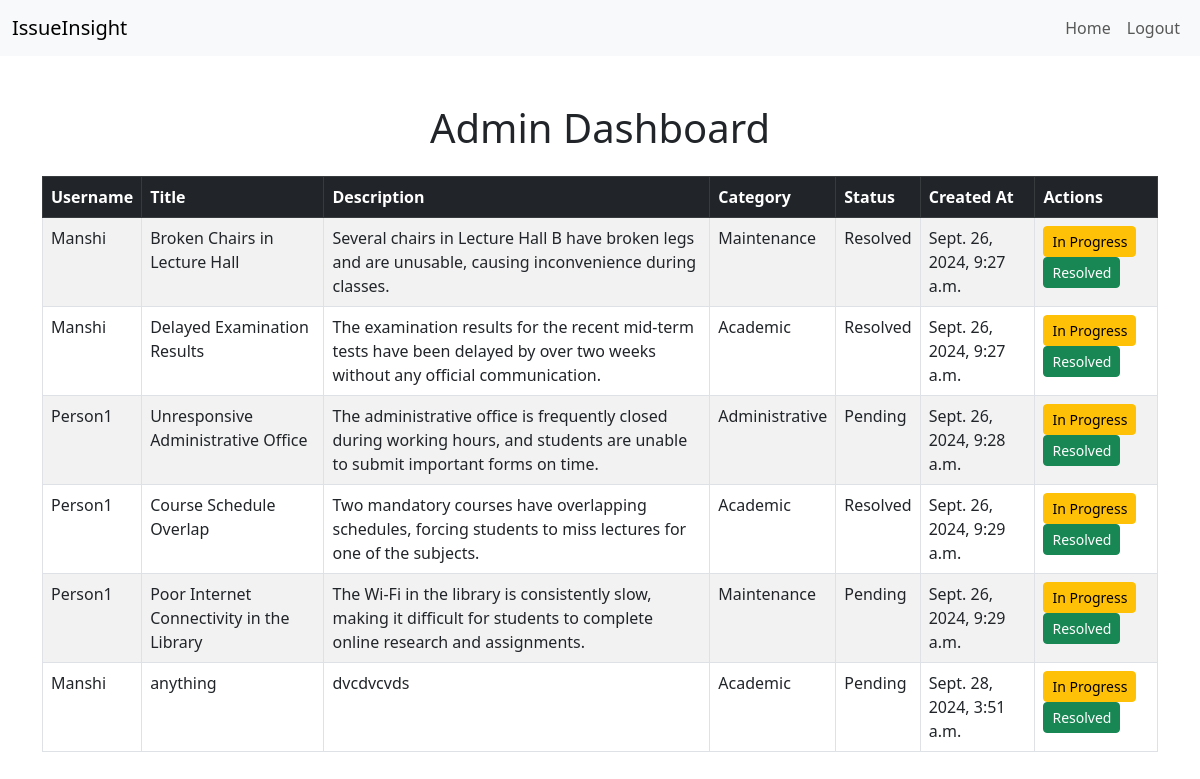
The app's page /admin_dashboard/ (signed in) with its own data.
### complaintApp/models.py (models this page shows)
class Complaint(models.Model):
    CATEGORY_CHOICES = [
        ('maintenance', 'Maintenance'),
        ('academic', 'Academic'),
        ('administrative', 'Administrative'),
    ]
    STATUS_CHOICES = [
        ('pending', 'Pending'),
        ('in_progress', 'In Progress'),
        ('resolved', 'Resolved'),
    ]
    user = models.ForeignKey(User, on_delete=models.CASCADE)
    title = models.CharField(max_length=100)
    description = models.TextField()
    category = models.CharField(max_length=20, choices=CATEGORY_CHOICES, default='maintenance')
    status = models.CharField(max_length=20, choices=STATUS_CHOICES, default='pending')
    attachment = models.FileField(upload_to='attachments/', null=True, blank=True)
    created_at = models.DateTimeField(auto_now_add=True)

### complaintApp/views.py (the view)
# urls.py: path('admin_dashboard/', views.admin_dashboard, name='admin_dashboard'),
@login_required
def admin_dashboard(request):
    if not request.user.is_staff:
        return redirect('home')
    complaints = Complaint.objects.all()
    return render(request, 'admin_dashboard.html', {'complaints': complaints})

### complaintApp/templates/admin_dashboard.html (shortened to what this page needs)
<!DOCTYPE html>
<html lang="en">
<head>
    <link href="https://cdn.jsdelivr.net/npm/bootstrap@5.3.0/dist/css/bootstrap.min.css" rel="stylesheet">
</head>
<body>
    <nav class="navbar navbar-expand-lg navbar-light bg-light">
        <div class="container-fluid">
            <a class="navbar-brand" href="#">IssueInsight</a>
            <div class="collapse navbar-collapse" id="navbarNav">
                <ul class="navbar-nav ms-auto">
                    <li class="nav-item">
                        <a class="nav-link" href="{% url 'home' %}">Home</a>
                    </li>
                    <li class="nav-item">
                        <a class="nav-link" href="{% url 'logout' %}">Logout</a>
                    </li>
                </ul>
            </div>
        </div>
    </nav>
    <div class="container mt-5">
        <h1 class="text-center mb-4">Admin Dashboard</h1>
        <div class="table-responsive">
            <table class="table table-striped table-bordered">
                <thead class="table-dark">
                    <tr>
                        <th>Username</th>
                        <th>Title</th>
                        <th>Description</th>
                        <th>Category</th>
                        <th>Status</th>
                        <th>Created At</th>
                        <th>Actions</th>
                    </tr>
                </thead>
                <tbody>
                    {% for complaint in complaints %}
                    <tr>
                        <td>{{ complaint.user.username }}</td>
                        <td>{{ complaint.title }}</td>
                        <td>{{ complaint.description }}</td>
                        <td>{{ complaint.get_category_display }}</td>
                        <td>{{ complaint.get_status_display }}</td>
                        <td>{{ complaint.created_at }}</td>
                        <td>
                            <a href="{% url 'update_complaint_status' complaint.id 'in_progress' %}" class="btn btn-warning btn-sm">In Progress</a>
                            <a href="{% url 'update_complaint_status' complaint.id 'resolved' %}" class="btn btn-success btn-sm">Resolved</a>
                        </td>
                    </tr>
                    {% endfor %}
                </tbody>
            </table>
        </div>
    </div>
</body>
</html>

### records on screen
Complaint: user.username "Manshi", title "Broken Chairs in Lecture Hall", description "Several chairs in Lecture Hall B have broken legs and are unusable, causing inconvenience during classes.", category "Maintenance", status "Resolved", created_at "Sept. 26, 2024, 9:27 a.m."
Complaint: user.username "Manshi", title "Delayed Examination Results", description "The examination results for the recent mid-term tests have been delayed by over two weeks without any official communication.", category "Academic", status "Resolved", created_at "Sept. 26, 2024, 9:27 a.m."
Complaint: user.username "Person1", title "Unresponsive Administrative Office", description "The administrative office is frequently closed during working hours, and students are unable to submit important forms on time.", category "Administrative", status "Pending", created_at "Sept. 26, 2024, 9:28 a.m."
Complaint: user.username "Person1", title "Course Schedule Overlap", description "Two mandatory courses have overlapping schedules, forcing students to miss lectures for one of the subjects.", category "Academic", status "Resolved", created_at "Sept. 26, 2024, 9:29 a.m."
Complaint: user.username "Person1", title "Poor Internet Connectivity in the Library", description "The Wi-Fi in the library is consistently slow, making it difficult for students to complete online research and assignments.", category "Maintenance", status "Pending", created_at "Sept. 26, 2024, 9:29 a.m."
Complaint: user.username "Manshi", title "anything", description "dvcdvcvds", category "Academic", status "Pending", created_at "Sept. 28, 2024, 3:51 a.m."
